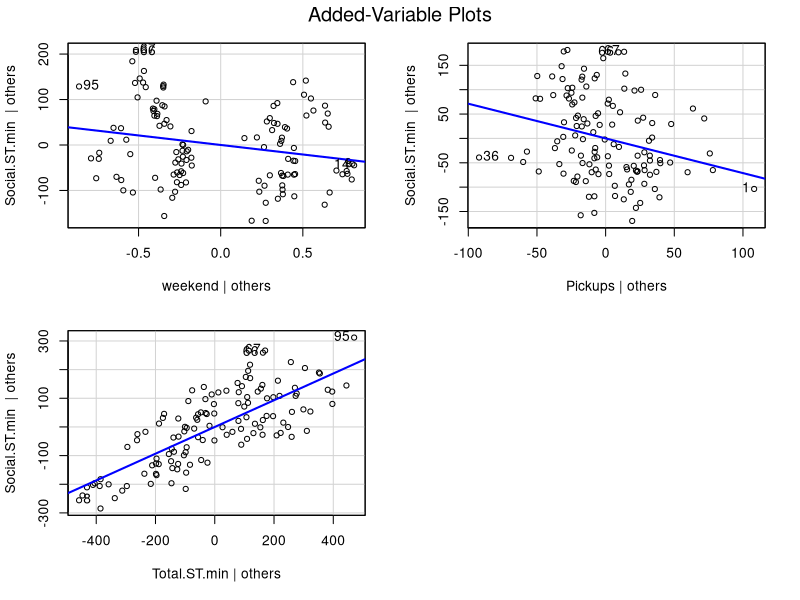
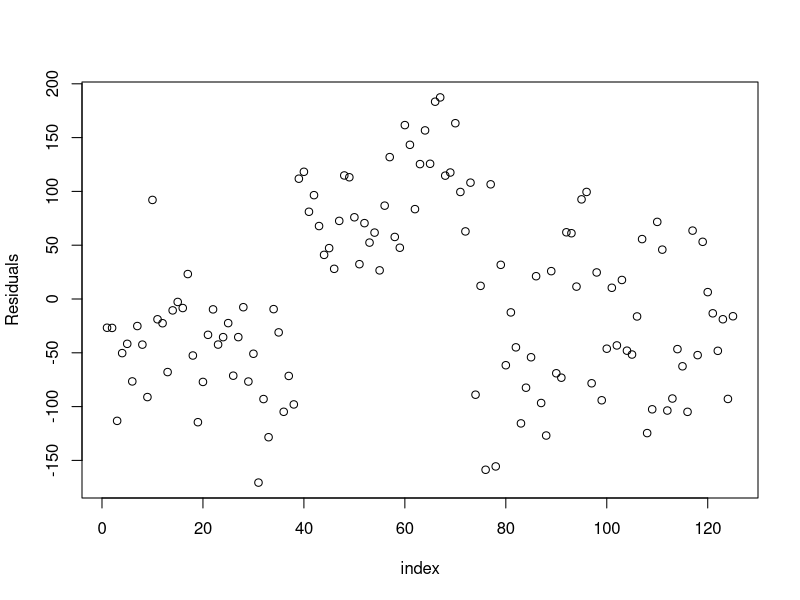
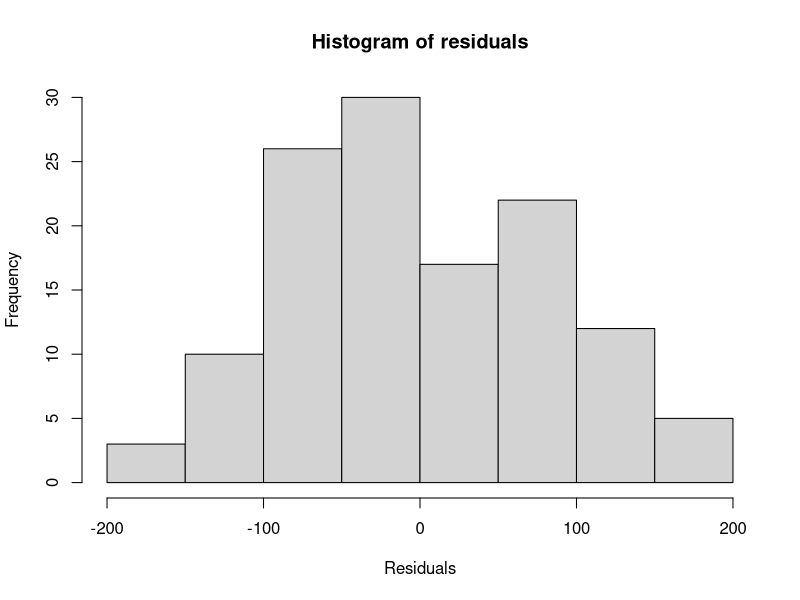
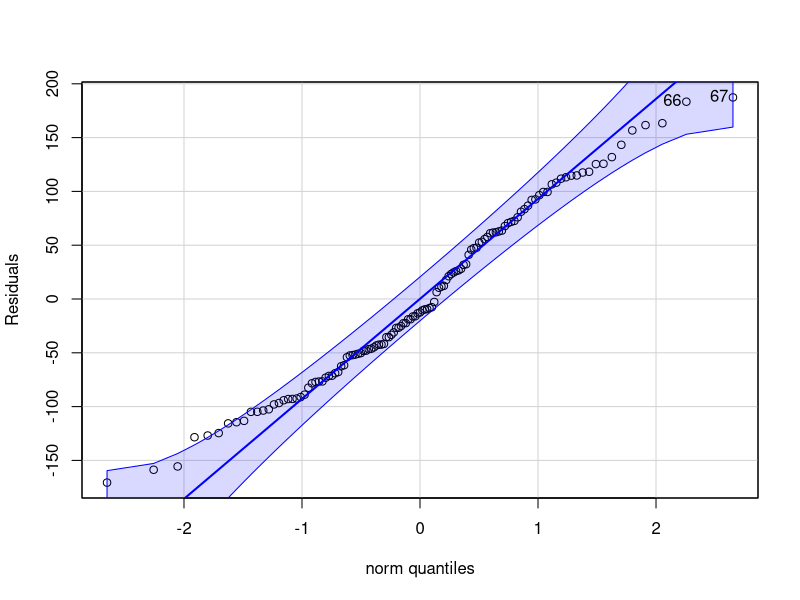

The R script that drew these images, in order: (Note: this script raises an error after producing the figures.)
library(readxl)
library(tidyverse)
library(car)

ST00_ps = read_excel(path= "Screen Time_Hengde.xlsx",
                     col_types = c("date" , "text" , "numeric", "text", "numeric", "numeric", "date"))



ST00_ps_yuan = read_excel(path= "ScreenTime_Yuan.xlsx",
                          col_types = c("date"  , "numeric", "numeric","date", "numeric" ))


ST00_ps_cw = read.csv("screen time scw.csv")
ST00_ps_cw <- ST00_ps_cw[,-1]

colnames(ST00_ps_cw) <- c("Date", "Total.ST","Total.ST.min",
                          "Social.ST", "Social.ST.min","Pickups","Pickup.1s",
                          "if_weekend","Prop.ST","Duration")
colnames(ST00_ps_yuan) <- c("Date", "Total.ST.min", "Social.ST.min","Pickups.1s","Pickups",
                            "weekdays","if_weekend")

ST00_ps$Prop.ST <- ST00_ps$Social.ST.min/ST00_ps$Total.ST.min
ST00_ps$Duration <- ST00_ps$Total.ST.min/ST00_ps$Pickups
ST00_ps$weekday = weekdays(ST00_ps$Date , abbreviate = T)
ST00_ps = ST00_ps %>% mutate ( if_weekend = weekday %in% c("Sun", "Sat"))
ST00_ps_yuan$weekday = weekdays(ST00_ps_yuan$Date , abbreviate = T)
ST00_ps_yuan = ST00_ps_yuan %>% mutate ( if_weekend = weekday %in% c("Sun", "Sat"))



# Check column names
colnames(ST00_ps_cw)
colnames(ST00_ps)
colnames(ST00_ps_yuan)




# Federal Learning


# Summary Statistics for Hengde Ouyang

X_ho <- model.matrix(Social.ST.min~if_weekend+Pickups+Total.ST.min,data = ST00_ps)
y_ho <- ST00_ps$Social.ST.min
SSX_ho <- t(X_ho)%*%X_ho
SSY_ho <- t(y_ho)%*%y_ho
SSXY_ho <-  t(X_ho)%*%y_ho



# Summary Statistics for Yuan Feng

X_yf <- model.matrix(Social.ST.min ~if_weekend+Pickups+Total.ST.min,data = ST00_ps_yuan)
y_yf <- ST00_ps_yuan$Social.ST.min 
SSX_yf <- t(X_yf)%*%X_yf
SSY_yf <- t(y_yf)%*%y_yf
SSXY_yf <-  t(X_yf)%*%y_yf


# Summary Statistics for Congwei Shi

X_cw <- model.matrix(Social.ST.min~if_weekend+Pickups+Total.ST.min,data = ST00_ps_cw)
y_cw <- ST00_ps_cw$Social.ST.min 
SSX_cw <- t(X_cw)%*%X_cw
SSY_cw <- t(y_cw)%*%y_cw
SSXY_cw <-  t(X_cw)%*%y_cw



# Calculate Beta and Sigma

n1 = dim(ST00_ps)[1]
n2 = dim(ST00_ps_yuan)[1]
n3 = dim(ST00_ps_cw)[1]


n = dim(ST00_ps)[1]+dim(ST00_ps_cw)[1]+dim(ST00_ps_yuan)[1]
p = dim(X_ho)[2]
sum_SSX <- SSX_cw+SSX_ho+SSX_yf
sum_SSXY <- SSXY_cw+SSXY_ho+SSXY_yf
sum_SSY <- SSY_cw+SSY_ho+SSY_yf
BETA <- solve(sum_SSX)%*%(sum_SSXY)
SIGMA <- sqrt((((sum_SSY)-2*t(BETA)%*%(sum_SSXY)+t(BETA)%*%(sum_SSX)%*%BETA)/(n-p)))


# T-test

SE_BETA <- c(SIGMA)*sqrt(diag(solve(sum_SSX)))
BETA/SE_BETA
qt(0.975,n-p)


# AIC/RSS

RSS <- sum_SSY-2*t(BETA)%*%(sum_SSXY)+t(BETA)%*%(sum_SSX)%*%BETA

ybar = (n1*mean(y_ho)+n2*mean(y_yf)+n3*mean(y_cw))/n
TSS <- sum(y_ho^2)+sum(y_yf^2)+sum(y_cw^2)-n*ybar^2
R2_a <- 1- (RSS/(n-p))/(TSS/(n-1))
AIC <- n*log(RSS)+2*p

result <- data.frame(beta=BETA,
                     SE = SE_BETA,
                     t = BETA/SE_BETA)

result






# Comfirmation Analysis

y_all <- c(y_ho,y_yf,y_cw)
X_all <- rbind(X_ho,X_yf,X_cw)
combined_data <- data.frame(weekend=X_all[,2],
                            Pickups=X_all[,3],
                            Total.ST.min = X_all[,4],
                            Social.ST.min = y_all)
all.fit <- lm(Social.ST.min~weekend+Pickups+Total.ST.min,data=combined_data)
summary(all.fit)




BETA
SE_BETA
R2_a
AIC







# Testing LINE

## Testing L

avPlots(all.fit)


## Testing I
res <- all.fit$residuals
plot(1:length(res),res,xlab = "index",ylab = "Residuals")
# Independent assumption seems to be violated


## Testing N


hist(res,main = "Histogram of residuals",xlab = "Residuals")
qqPlot(res,ylab = "Residuals")


## Testing E

residualPlots(all.fit,type="response")



